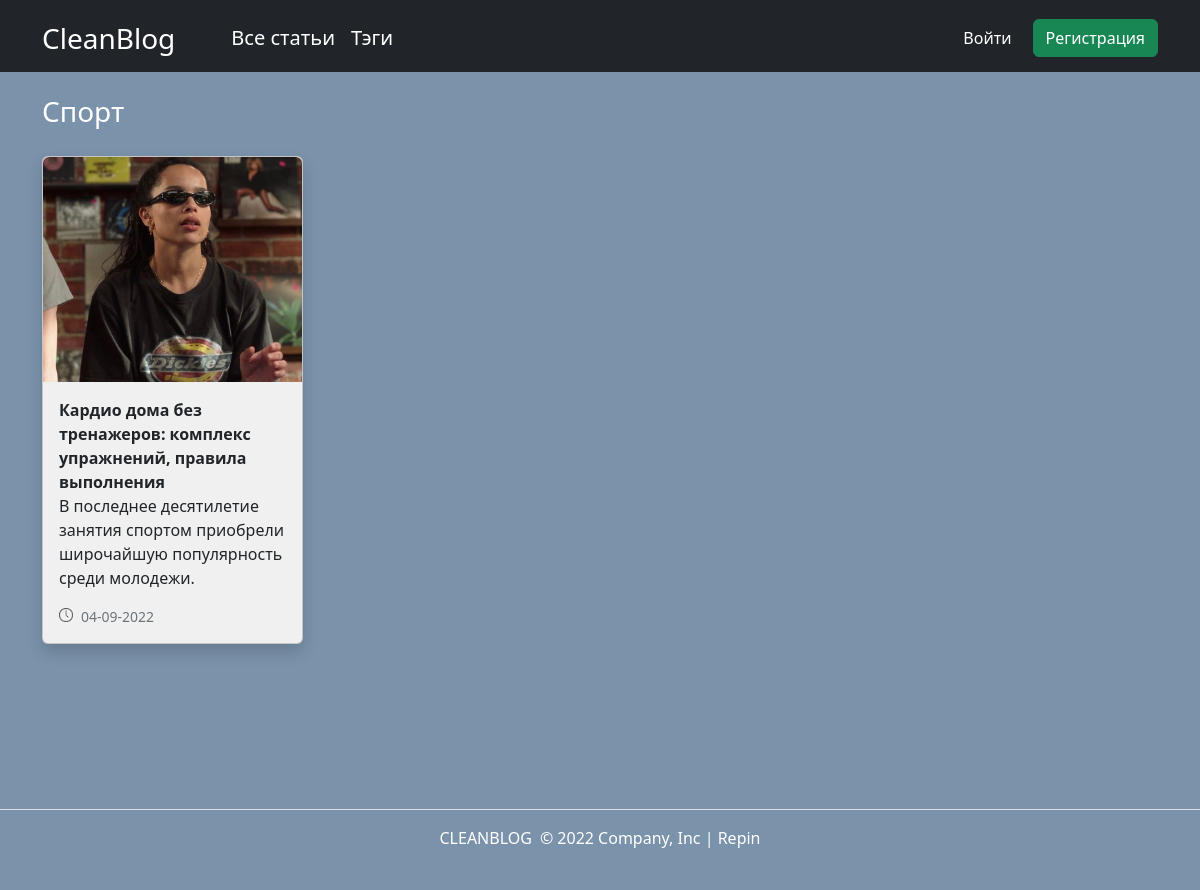
The app's page /all_articles.php?tag=6 with its own data.
### tables this page shows
CREATE TABLE `tags` (
  `id` int(11) NOT NULL,
  `name` varchar(255) NOT NULL
);

CREATE TABLE `article_tag` (
  `article_id` int(11) NOT NULL,
  `tag_id` int(11) NOT NULL
);

CREATE TABLE `articles` (
  `id` int(11) NOT NULL,
  `name` varchar(255) NOT NULL,
  `date` date NOT NULL,
  `logo` varchar(255) DEFAULT NULL,
  `text` text NOT NULL
);

### preview_text.php (called while the page is built)
<?php
function preview_text($value, $limit = 300)
{
	$value = stripslashes($value);
	$value = htmlspecialchars_decode($value, ENT_QUOTES);
	$value = str_ireplace(array('<br>', '<br />', '<br/>'), ' ', $value);
	$value = strip_tags($value);
	$value = trim($value);
	if (mb_strlen($value) < $limit) {
		return $value;
	} else {
		$value   = mb_substr($value, 0, $limit);
		$length  = mb_strripos($value, ' ');
		$end     = mb_substr($value, $length - 1, 1);
		if (empty($length)) {
			return $value;
		} elseif (in_array($end, array('.', '!', '?'))) {
			return mb_substr($value, 0, $length);
		} elseif (in_array($end, array(',', ':', ';', '«', '»', '…', '(', ')', '—', '–', '-'))) {
			return trim(mb_substr($value, 0, $length - 1)) . '...';
		} else {
			return trim(mb_substr($value, 0, $length)) . '...';
		}
		return trim($value);
	}
}?>

### all_articles.php (the view, shortened to what this page needs)
<?php require('database/connect.php');
include('preview_text.php');?>
<!DOCTYPE html>
<html lang="en">
<head>
    <link rel="stylesheet" href="css/main.css">
    <link rel="stylesheet" href="css/bootstrap.css">
</head>
<body>
    <div class="wrapper">
        <?php include("templates/header.php");?>
        <main class="container">
            <section id="arcticles">
                <?php if(isset($_GET['tag'])):?>
                    <?php $id = (int)$_GET['tag'];
                    $result = $mysqli->query("SELECT * FROM tags WHERE id='$id'")->fetch_array();?>
                    <div class="text-white fs-3 mb-2"><?php echo $result['name'];?></div>
                    <?php $result=$mysqli->query('SELECT * FROM article_tag LEFT JOIN articles ON article_tag.article_id = articles.id');?>
                    <div class="row">
                        <?php while($row = $result->fetch_array()):?>
                            <?php if((int)$row['tag_id'] == $id):?>
                                <div class="col-sm-12 col-md-6 col-lg-3">
                                    <div class="card shadow mt-3" style="min-height: 450px;">
                                        <div class="card_image" style="background-image: url(content/article_image/<?php echo $row['logo'];?>);"></div>
                                        <div class="card-body d-flex flex-column align-items-start justify-content-between">
                                            <b class="card-text"><?php echo $row['name'];?></b>
                                            <p class="card-text preview-card-text"><?php echo preview_text($row['text'], 90);?></p>
                                            <small class="text-muted clock_time"><?php echo date("d-m-Y", strtotime($row['date']));?></small>
                                        </div>
                                    </div>
                                </div>
                            <?php endif;?>
                        <?php endwhile;?>
                    </div>
                <?php endif;?>
            </section>
        </main>
        <?php include("templates/footer.php");?>
    </div>
</body>
</html>

### css/main.css (style rules this page uses)
html,body { height: 100%; }
body { position: relative; }
body::before { background: url("../content/images/background.jpg") no-repeat; background-size: cover; background-color: rgba(13, 58, 100, 0.548); background-blend-mode: multiply; content: ' '; height: 100%; left: 0; position: fixed; top: 0; width: 100%; will-change: transform; z-index: -1; }
.wrapper { margin-top: 90px; display: flex; flex-direction: column; min-height: 100%; }
main { flex: 1 0 auto; }
.clock_time::before { content: ''; background: url(../content/images/clock_time.png) center/cover no-repeat; width: 14px; height: 14px; margin-right: 8px; display: inline-block; }
.card { background-color: rgb(240, 240, 240)!important; }
.card_image { width: 100%; height:225px; background-size: cover; background-position: 50% 50%; border-top-left-radius: var(--bs-card-border-radius); border-top-right-radius: var(--bs-card-border-radius); }

### records on screen
tags: name "Спорт"
article_tag: article_id.logo (picture), article_id.name "Кардио дома без тренажеров: комплекс упражнений, правила выполнения", article_id.text "В последнее десятилетие занятия спортом приобрели широчайшую популярность среди молодежи.", article_id.date "04-09-2022"
